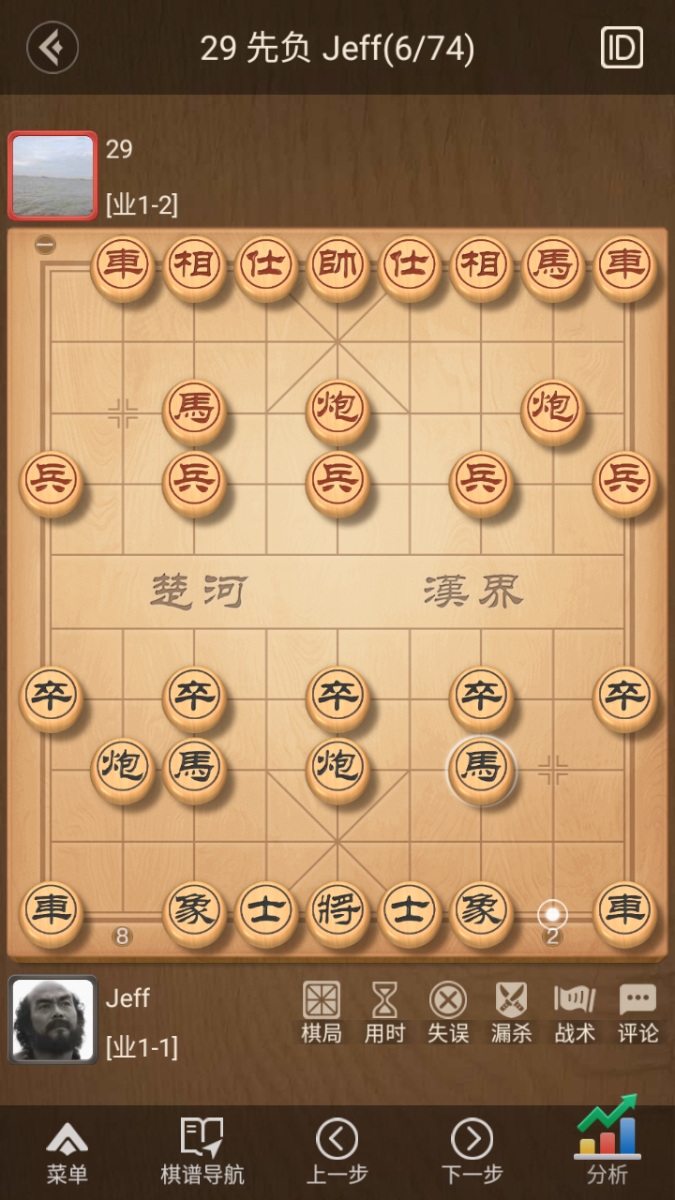
#> input picture 2026-11-17/xiangqi-move-logic/work/inspect/Screenshot_20261117-103438.png, 675 x 1200 px, found by its file name
$ python diag_bg.py
#> lines starting #> are read from the running program, lines starting #| are printed output that depends on the picture; after the words box and inside, x2 and y2 are one past the last pixel; in counts of white or black regions, pixels touching at a corner belong together
"""采样棋盘底色的 HSV 分布，对比棋子底色，找更好的分离阈值。"""
import sys, os, cv2, numpy as np
sys.path.insert(0, r'g:\chessCn')

path = r'g:\chessCn\images\Screenshot_20261117-103438.png'
img = cv2.imread(path)
#> img is the input picture: shape (1200, 675, 3); mean B, G, R 94, 130.4, 165
h, w = img.shape[:2]
#> h = 1200; w = 675
y0, y1 = int(101.0/1280.0 * h), int(1264.0/1280.0 * h)
#> y0 = 94; y1 = 1185
crop = img[y0:y1, 0:w]
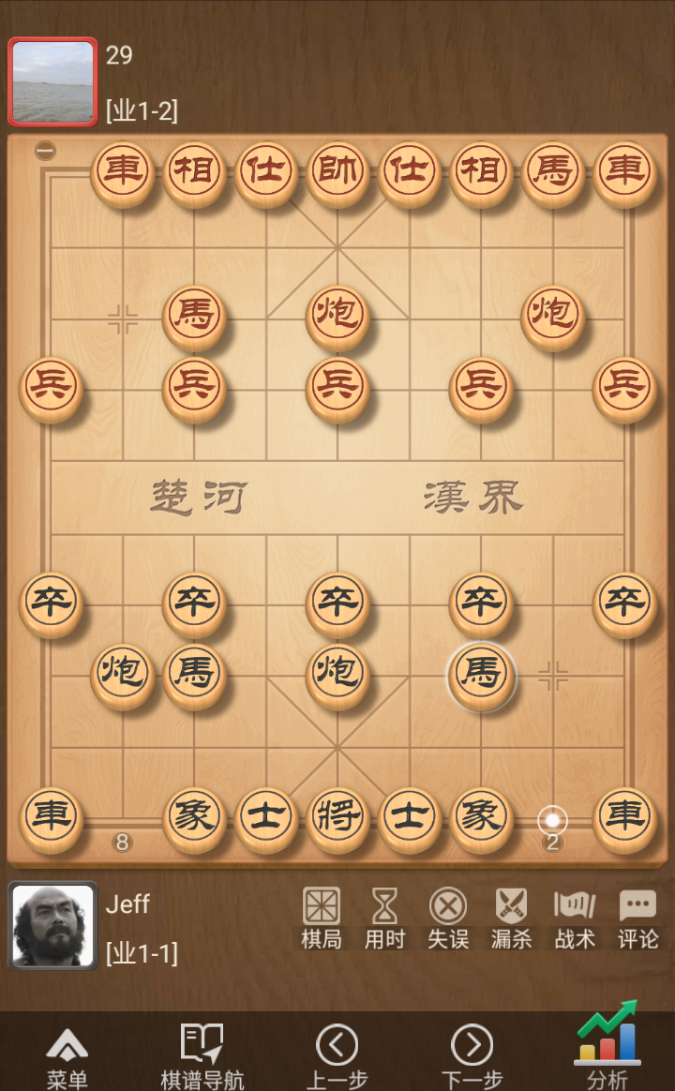
#> crop: shape (1091, 675, 3); mean B, G, R 100.2, 138.9, 175.4
hsv = cv2.cvtColor(crop, cv2.COLOR_BGR2HSV)
#> hsv: shape (1091, 675, 3); mean H, S, V 16.1, 115.3, 175.7
cell = 76.3

# 空位置（row4 col4）的 patch - 棋盘底色
cx_empty, cy_empty = 55.7 + 4*cell, 180.3 + 4*cell
y0s, y1s = int(cy_empty-25), int(cy_empty+25)
x0s, x1s = int(cx_empty-25), int(cx_empty+25)
bg_patch = hsv[y0s:y1s, x0s:x1s]
#> bg_patch: shape (50, 50, 3); mean H, S, V 17.9, 72, 238.5
print("棋盘底色 (row4 col4) HSV:")
print(f"  H=[{bg_patch[...,0].min()},{bg_patch[...,0].max()}]  S=[{bg_patch[...,1].min()},{bg_patch[...,1].max()}]  V=[{bg_patch[...,2].min()},{bg_patch[...,2].max()}]")
#|   H=[14,19]  S=[64,97]  V=[188,243]
print(f"  H 中位={np.median(bg_patch[...,0]):.1f}  S 中位={np.median(bg_patch[...,1]):.1f}  V 中位={np.median(bg_patch[...,2]):.1f}")
#|   H 中位=18.0  S 中位=72.0  V 中位=240.0

# 所有棋子的 patch
targets = [
    ("红方 row0 col1 (车,能检测)", 132, 180),
    ("红方 row3 col0 (兵,能检测)", 56, 410),
    ("黑方 row9 col0 (车,能检测)", 56, 867),
    ("黑方 row9 col1 (马,漏检)", 132, 867),
    ("黑方 row9 col7 (马,漏检)", 580, 867),
    ("黑方 row6 col0 (兵,能检测)", 56, 632),
]
print("\n棋子 patch HSV:")
for name, cx, cy in targets:
    y0s, y1s = max(0, int(cy-25)), min(crop.shape[0], int(cy+25))
    x0s, x1s = max(0, int(cx-25)), min(crop.shape[1], int(cx+25))
    patch = hsv[y0s:y1s, x0s:x1s]
    print(f"  {name}:")
    print(f"    H=[{patch[...,0].min()},{patch[...,0].max()}]  S=[{patch[...,1].min()},{patch[...,1].max()}]  V=[{patch[...,2].min()},{patch[...,2].max()}]")
    print(f"    中位 H={np.median(patch[...,0]):.1f}  S={np.median(patch[...,1]):.1f}  V={np.median(patch[...,2]):.1f}")
#> this loop made 6 passes
#|     H=[5,19]  S=[102,192]  V=[107,255]
#|     中位 H=15.0  S=130.0  V=208.0
#|     H=[5,21]  S=[91,192]  V=[119,255]
#|     中位 H=16.0  S=121.0  V=207.0
#|     H=[0,165]  S=[0,187]  V=[68,255]
#|     中位 H=15.0  S=143.0  V=130.0
#|     H=[12,16]  S=[20,191]  V=[75,227]
#|     中位 H=14.0  S=138.0  V=122.5
#|     H=[12,16]  S=[36,190]  V=[76,213]
#|     中位 H=13.0  S=137.0  V=123.0
#> (further printed lines are left out)

# 现在试着找能把棋子底色和棋盘底色分开的阈值
# 棋子底色需要去掉白色字 - 也就是 patch 中心区域
# 让我试试只看棋子 patch 外围（去掉中心 40%）的 HSV
print("\n棋子 patch 外围（去掉中心字）HSV:")
for name, cx, cy in targets:
    y0s, y1s = max(0, int(cy-25)), min(crop.shape[0], int(cy+25))
    x0s, x1s = max(0, int(cx-25)), min(crop.shape[1], int(cx+25))
    patch = hsv[y0s:y1s, x0s:x1s].copy()
    # 掩膜掉中心圆（棋子上的字）
    yy, xx = np.mgrid[:patch.shape[0], :patch.shape[1]]
    cy_rel, cx_rel = patch.shape[0]/2, patch.shape[1]/2
    mask_inner = ((yy - cy_rel)**2 + (xx - cx_rel)**2) < (patch.shape[0]*0.35)**2
    outer = patch[~mask_inner]
    if len(outer):
        print(f"  {name}: 中位 H={np.median(outer[:,0]):.1f}  S={np.median(outer[:,1]):.1f}  V={np.median(outer[:,2]):.1f}")
    else:
        print(f"  {name}: (无外围)")
#> this loop made 6 passes
#|   红方 row0 col1 (车,能检测): 中位 H=15.0  S=136.0  V=193.0
#|   红方 row3 col0 (兵,能检测): 中位 H=16.0  S=118.0  V=195.0
#|   黑方 row9 col0 (车,能检测): 中位 H=14.0  S=140.0  V=168.0
#|   黑方 row9 col1 (马,漏检): 中位 H=14.0  S=137.0  V=126.0
#|   黑方 row9 col7 (马,漏检): 中位 H=13.0  S=136.0  V=126.0
#|   黑方 row6 col0 (兵,能检测): 中位 H=16.0  S=115.0  V=220.0
#> pass 1, `yy, xx = np.mgrid[:patch.shape[0], :patch.shape[1]]`:
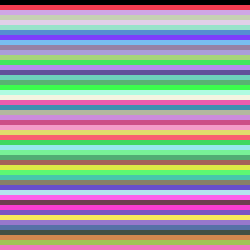
#> yy: shape (50, 50) int64 (shown 5 times larger); 50 distinct labels, from 0 to 49; one colour per label, 0 black
#> pass 1, `yy, xx = np.mgrid[:patch.shape[0], :patch.shape[1]]`:
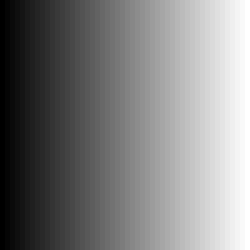
#> xx: shape (50, 50) int64 (shown 5 times larger); min 0, max 49, mean 24.5; drawn with min black and max white
#> pass 1, `mask_inner = ((yy - cy_rel)**2 + (xx - cx_rel)**2) < (patch.shape[0]*0..`:
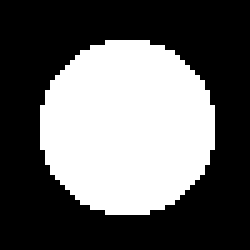
#> mask_inner: shape (50, 50) bool (shown 5 times larger); 38.9% white; 1 white region, box (x1, y1, x2, y2) and area: (8, 8, 43, 43) 973

# 用这些中位值来分，看看棋子底色的 S 和 V 跟棋盘底色有什么区别
print("\n棋盘底色外围（同样大小）:")
print(f"  中位 H={np.median(bg_patch[:,0]):.1f}  S={np.median(bg_patch[:,1]):.1f}  V={np.median(bg_patch[:,2]):.1f}")
#|   中位 H=68.0  S=68.0  V=71.0

# 实际测试：用 S>=5 且 V>=30 试试（极宽），然后按面积过滤
print("\n\n===== 尝试：极宽 mask + 面积过滤 =====")
# 极宽 mask
piece_wide = ((hsv[..., 0] <= 30) | (hsv[..., 0] >= 160)) & (hsv[..., 1] >= 5) & (hsv[..., 2] >= 30)
#> piece_wide: shape (1091, 675) bool; 98.6% white; 220 black regions (211 under 20 px), largest, box (x1, y1, x2, y2) and area: (13, 42, 93, 115) 4960, (13, 886, 93, 965) 2393, (577, 999, 638, 1039) 833
print(f"piece_wide 非零像素: {piece_wide.sum()}")
#| piece_wide 非零像素: 726274

# 棋盘底色掩膜 - 排除浅绿/浅棕/接近白色的底色
# V 高（>=200 或 近白）或 S 极低
bg_like = (hsv[..., 1] < 8) | ((hsv[..., 2] > 210) & (hsv[..., 1] < 25))
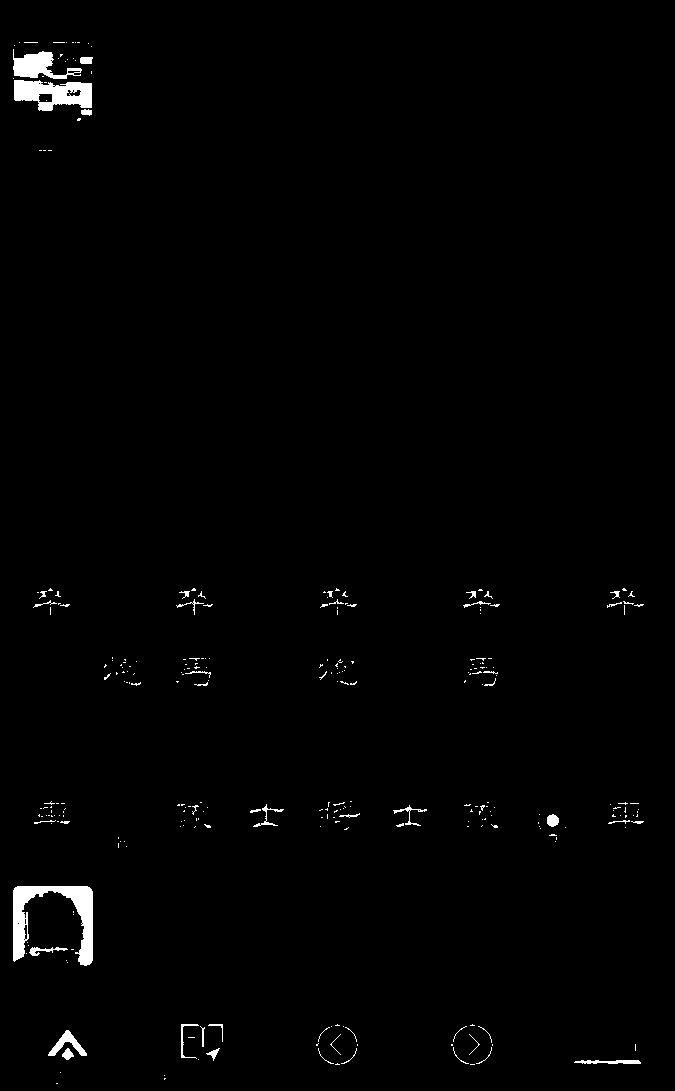
#> bg_like: shape (1091, 675) bool; 1.2% white; 287 white regions (241 under 20 px), largest, box (x1, y1, x2, y2) and area: (13, 886, 93, 966) 2493, (14, 80, 92, 111) 1598, (13, 49, 82, 79) 975
print(f"bg_like 非零像素: {bg_like.sum()}")
#| bg_like 非零像素: 8583

# 棋子 = 宽掩膜 AND NOT 底色
piece_only = piece_wide & ~bg_like
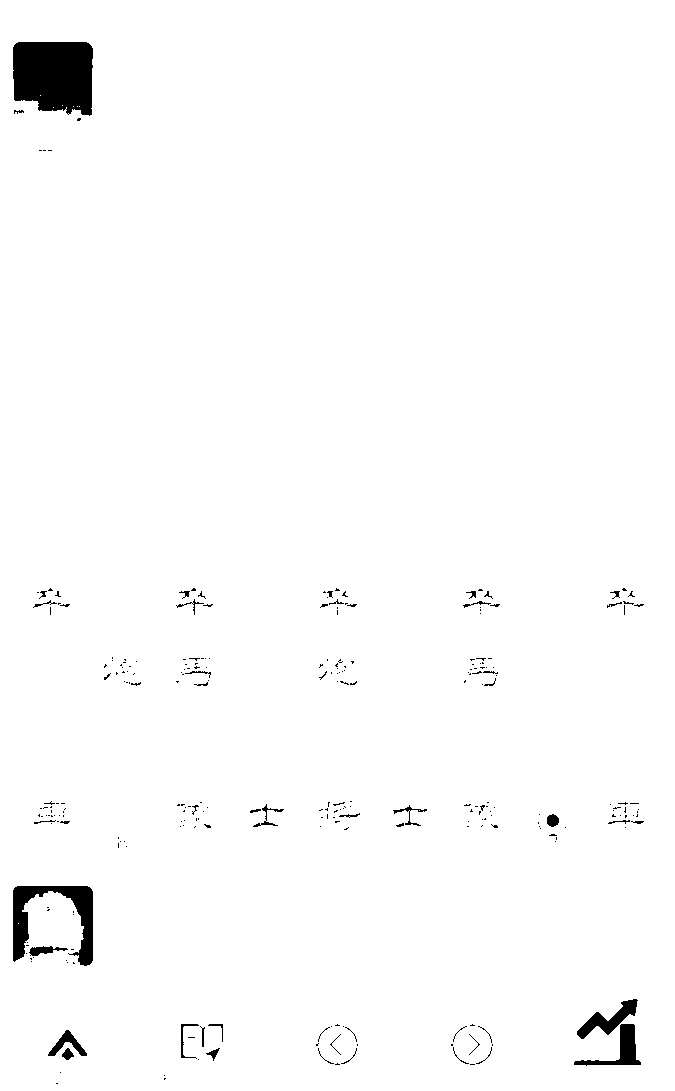
#> piece_only: shape (1091, 675) bool; 98.3% white; 270 black regions (225 under 20 px), largest, box (x1, y1, x2, y2) and area: (13, 42, 93, 116) 5186, (13, 886, 93, 966) 2557, (574, 1024, 641, 1066) 856
print(f"piece_only 非零像素: {piece_only.sum()}")
#| piece_only 非零像素: 723789

# 连通域
num, labels, stats, cents = cv2.connectedComponentsWithStats(piece_only.astype(np.uint8), connectivity=8)
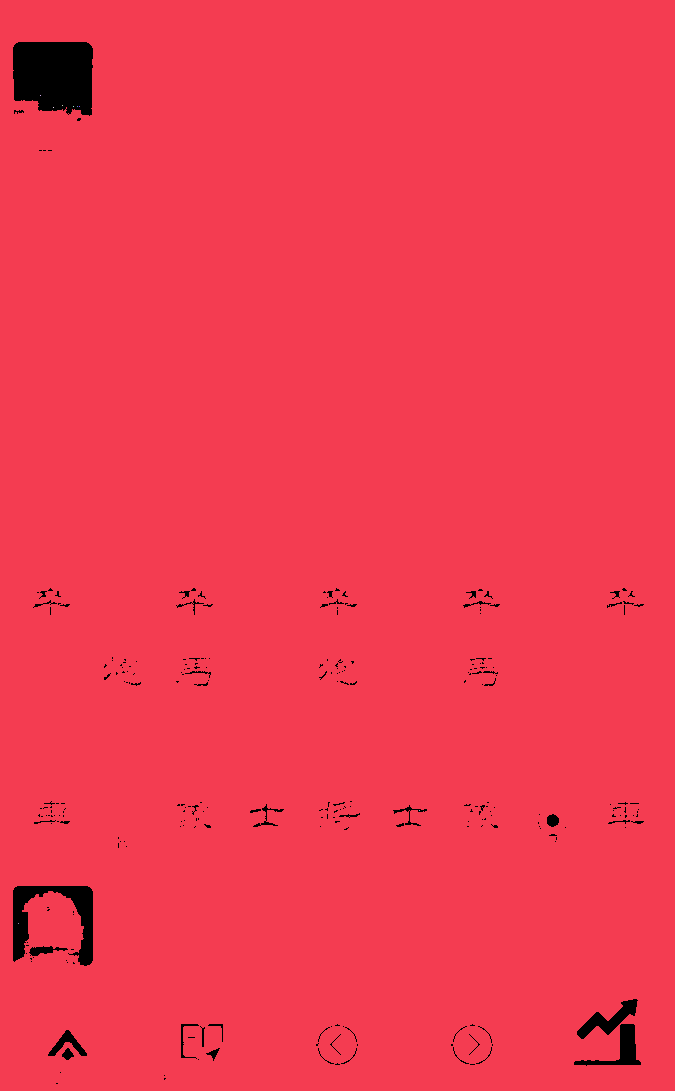
#> labels: shape (1091, 675) int32; 10 distinct labels, from 0 to 9; one colour per label, 0 black
#> num = 10; stats = [[13, 42, 631, 1042, 12636], [0, 0, 675, 1091, 723781], [40, 95, 1, 1, 1], [62, 105, 1, 1, 1], [53, 107, 1, 1, 1], [73, 106, 1, 1, 1], [77, 106, 1, 1, 1], [79, 106, 1, 1, 1], [419, 810, 1, 1, 1], [18, 923, 1, 1, 1]]; cents = [[184.4, 563.6], [339.7, 544.7], [40, 95], [62, 105], [53, 107], [73, 106], [77, 106], [79, 106], [419, 810], [18, 923]]
scale = 1.0
area_lo, area_hi = 70 * scale * scale, 900 * scale * scale
min_side = max(8, int(15 * scale))
pieces = []
for i in range(1, num):
    area = stats[i, cv2.CC_STAT_AREA]
    if not (area_lo <= area <= area_hi):
        continue
    w_cc, h_cc = stats[i, cv2.CC_STAT_WIDTH], stats[i, cv2.CC_STAT_HEIGHT]
    if w_cc < min_side or h_cc < min_side or min(w_cc, h_cc) / max(w_cc, h_cc) < 0.55:
        continue
    cx, cy = cents[i]
    r = int(15 * scale)
    y0s, y1s = max(0, int(cy)-r), min(crop.shape[0], int(cy)+r)
    x0s, x1s = max(0, int(cx)-r), min(crop.shape[1], int(cx)+r)
    patch = hsv[y0s:y1s, x0s:x1s]
    V_med = np.median(patch[..., 2])
    color = "R" if V_med >= 140 else "B"
    pieces.append((float(cx), float(cy), color, float(area)))
#> this loop made 9 passes
#> area on pass 1: 723781
#> after the loop, pieces = []

print(f"\n极宽+面积过滤后得到 {len(pieces)} 个棋子:")
#| 极宽+面积过滤后得到 0 个棋子:
for cx, cy, color, area in sorted(pieces, key=lambda p: (round(p[1]/cell), p[0])):
    print(f"  cx={cx:6.1f} cy={cy:6.1f}  {color}  area={area:.0f}")
#> this loop made 0 passes

$ run again, with 2026-11-17/xiangqi-move-logic/work/inspect/Screenshot_20261117-103459.png copied over 2026-11-17/xiangqi-move-logic/work/inspect/Screenshot_20261117-103438.png
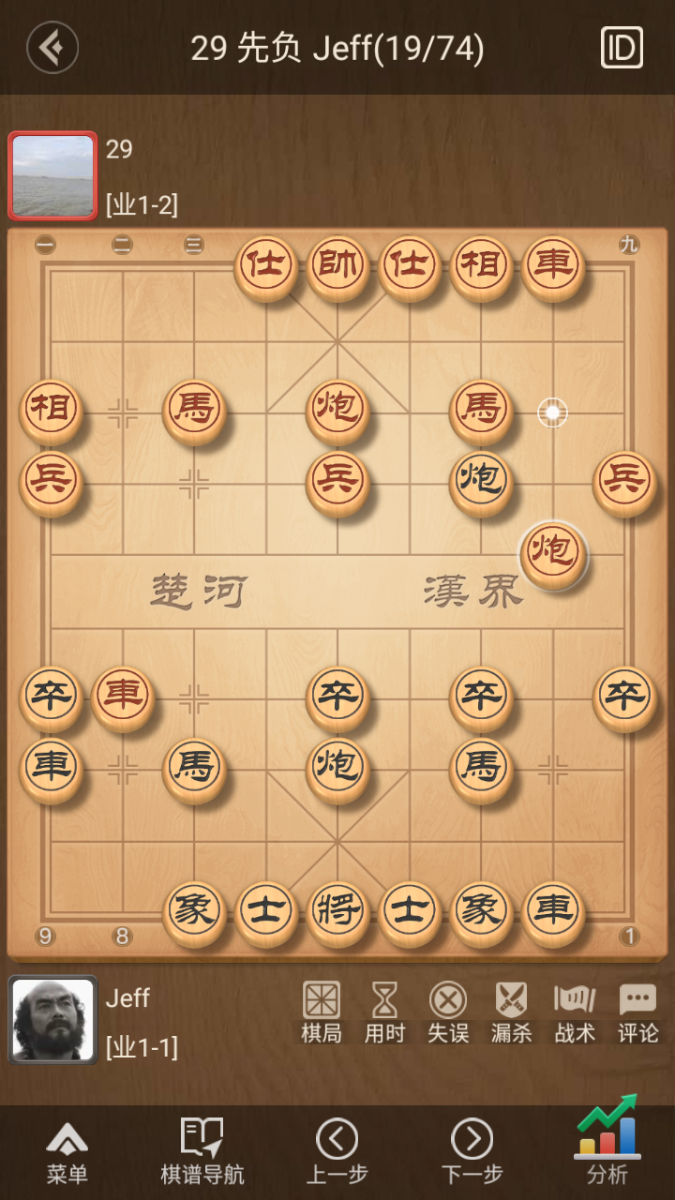
#> input picture 2026-11-17/xiangqi-move-logic/work/inspect/Screenshot_20261117-103459.png, 675 x 1200 px, found by its file name
#> img is the input picture: shape (1200, 675, 3); mean B, G, R 94.3, 130.7, 165.2
#> hsv: shape (1091, 675, 3); mean H, S, V 16.1, 115.1, 176
#> bg_patch: shape (50, 50, 3); mean H, S, V 17.9, 72, 238.5
#|   H=[14,19]  S=[64,97]  V=[188,243]
#|   H 中位=18.0  S 中位=72.0  V 中位=240.0
#> the loop `for name, cx, cy in targets:` made 6 passes
#|     H=[13,17]  S=[32,149]  V=[152,236]
#|     中位 H=16.0  S=109.0  V=224.0
#|     H=[5,21]  S=[91,192]  V=[119,255]
#|     中位 H=16.0  S=121.0  V=207.0
#|     H=[0,165]  S=[0,187]  V=[68,252]
#|     中位 H=14.0  S=135.0  V=164.5
#> (further printed lines are left out)
#|   中位 H=68.0  S=68.0  V=71.0
#> piece_wide: shape (1091, 675) bool; 98.6% white; 213 black regions (204 under 20 px), largest, box (x1, y1, x2, y2) and area: (13, 42, 93, 115) 4960, (13, 886, 93, 965) 2393, (577, 999, 638, 1039) 833
#| piece_wide 非零像素: 726331
#> `bg_like = (hsv[..., 1] < 8) | ((hsv[..., 2] > 210) & (hsv[..., 1] < 25))`:
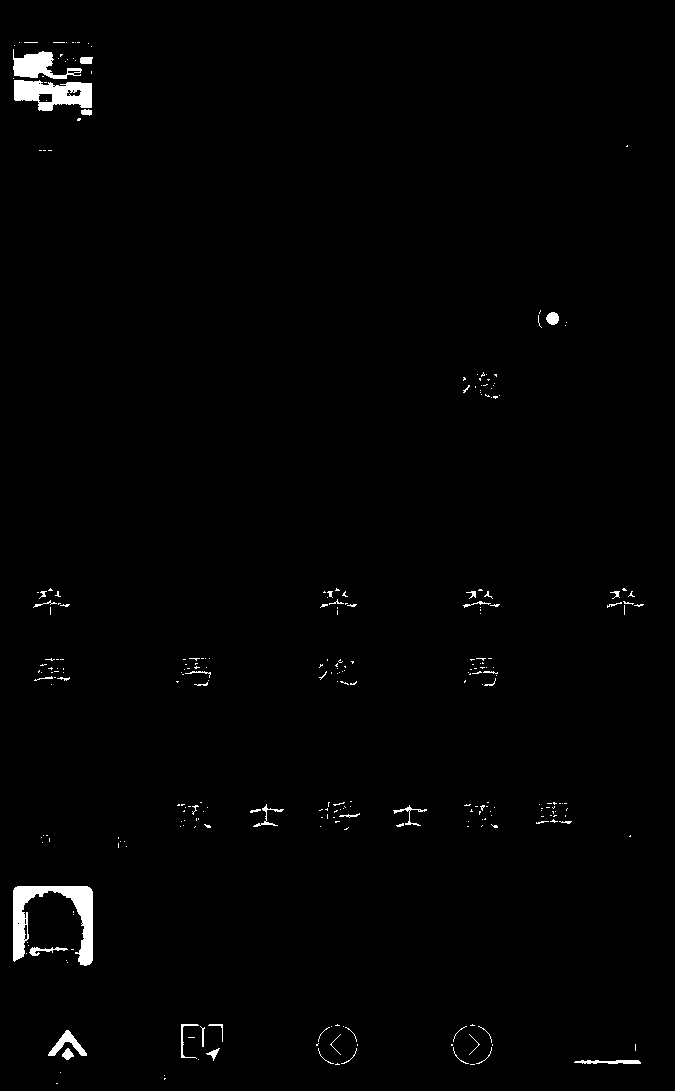
#> bg_like: shape (1091, 675) bool; 1.1% white; 287 white regions (244 under 20 px), largest, box (x1, y1, x2, y2) and area: (13, 886, 93, 966) 2493, (14, 80, 92, 111) 1598, (13, 49, 82, 79) 975
#| bg_like 非零像素: 8464
#> piece_only: shape (1091, 675) bool; 98.3% white; 270 black regions (228 under 20 px), largest, box (x1, y1, x2, y2) and area: (13, 42, 93, 116) 5186, (13, 886, 93, 966) 2557, (574, 1024, 641, 1066) 856
#| piece_only 非零像素: 723908
#> `num, labels, stats, cents = cv2.connectedComponentsWithStats(piece_onl..`:
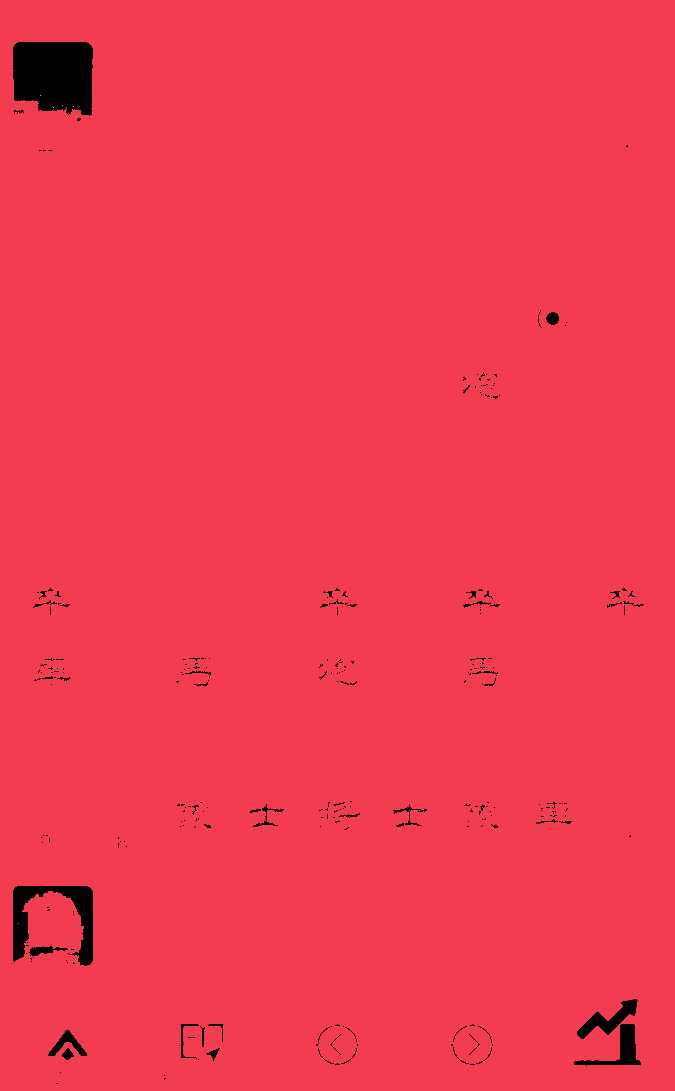
#> labels: shape (1091, 675) int32; 10 distinct labels, from 0 to 9; one colour per label, 0 black
#> num = 10; stats = [[13, 42, 631, 1042, 12517], [0, 0, 675, 1091, 723900], [40, 95, 1, 1, 1], [62, 105, 1, 1, 1], [53, 107, 1, 1, 1], [73, 106, 1, 1, 1], [77, 106, 1, 1, 1], [79, 106, 1, 1, 1], [419, 810, 1, 1, 1], [18, 923, 1, 1, 1]]; cents = [[185.9, 554.1], [339.6, 544.8], [40, 95], [62, 105], [53, 107], [73, 106], [77, 106], [79, 106], [419, 810], [18, 923]]
#> the loop `for i in range(1, num):` made 9 passes
#> area on pass 1: 723900
#> after the loop `for i in range(1, num):`: pieces = []
#| 极宽+面积过滤后得到 0 个棋子:
